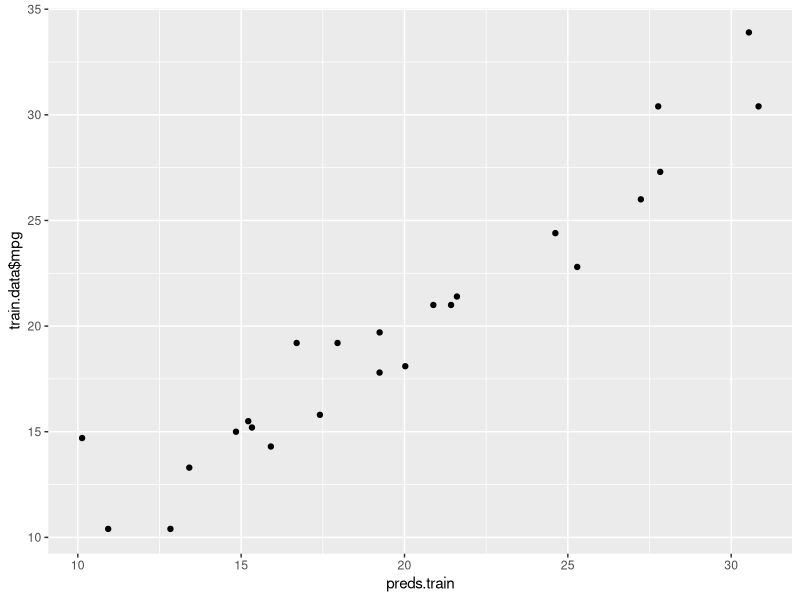
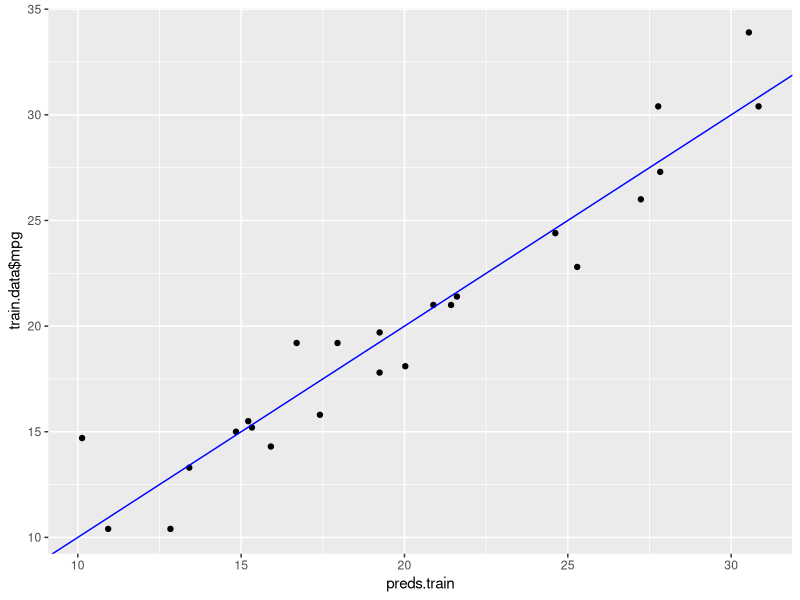
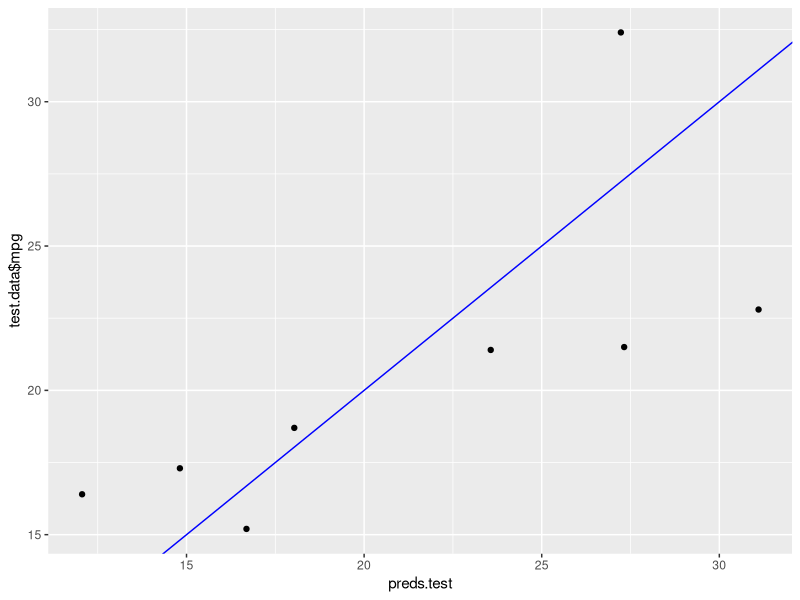
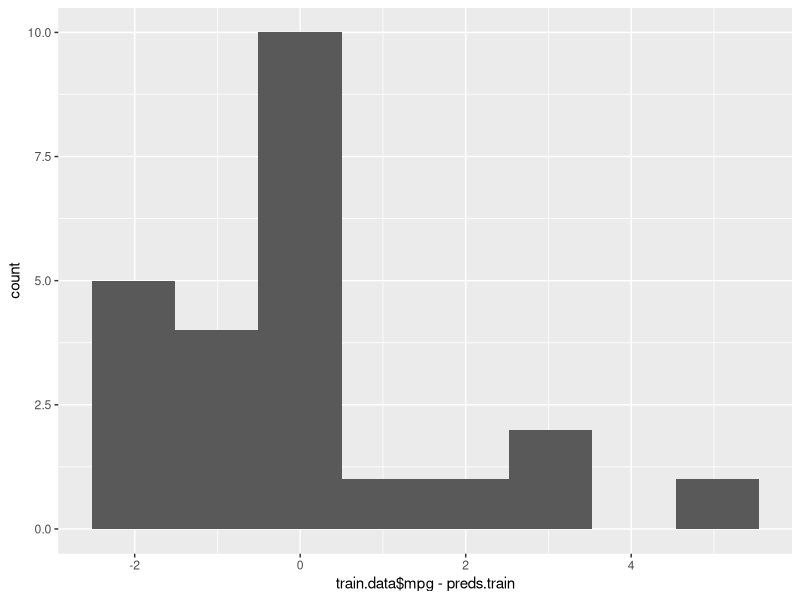
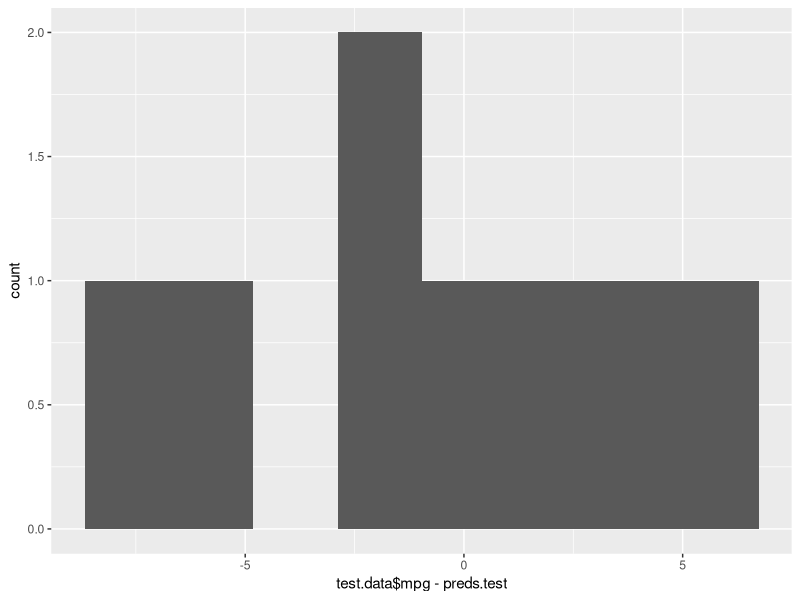

The R source for these figures, in order:
library(tidyverse)

# for 'accuracy' function
library(forecast)

# 'mtcars' dataset included with base R
mtcars

head(mtcars)
dim(mtcars)

set.seed(12345)
train.proportion <- 0.75

train.idx <- sample(1:nrow(mtcars), nrow(mtcars)*train.proportion)
train.idx

# train/test split
train.data <- mtcars[train.idx,]
test.data <- mtcars[-train.idx,]
dim(train.data)
dim(test.data)

summary(mtcars$mpg)

# train a linear model on 'cyl' only
first.lm <- lm(mpg ~ cyl, data = train.data)
summary(first.lm)

# train a linear model on 'cyl' and 'disp'
second.lm <- lm(mpg ~ cyl + disp, data = train.data)
summary(second.lm)

# train a linear model on all available predictors
full.lm <- lm(mpg ~ ., data = train.data)
summary(full.lm)

# evaluate the model's performance against the training data
preds.train <- predict(full.lm, newdata = train.data)
accuracy(preds.train, train.data$mpg)

# evaluate the model's performance against the test data
preds.test <- predict(full.lm, newdata = test.data)
accuracy(preds.test, test.data$mpg)

# plot actual vs predicted values for the training data
ggplot() +
  geom_point(mapping = aes(x=preds.train, y=train.data$mpg))

# add a line that represents perfect predictions (y=x)
ggplot() +
  geom_point(mapping = aes(x=preds.train, y=train.data$mpg)) + 
  geom_abline(mapping = aes(intercept = 0, slope = 1), col="blue")

# plot actual vs predicted values for the test data
ggplot() +
  geom_point(mapping = aes(x=preds.test, y=test.data$mpg)) + 
  geom_abline(mapping = aes(intercept = 0, slope = 1), col="blue")

# distribution of residuals for training data
ggplot() +
  geom_histogram(mapping = aes(train.data$mpg - preds.train), bins=8)

# distribution of residuals for test data
ggplot() +
  geom_histogram(mapping = aes(test.data$mpg - preds.test), bins=8)


